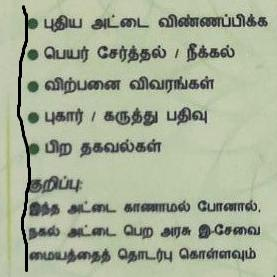
#> input picture 0.jpg, 277 x 277 px, found by its file name
$ python text_rec.py
#> lines starting #> are read from the running program, lines starting #| are printed output that depends on the picture; after the words box and inside, x2 and y2 are one past the last pixel; in counts of white or black regions, pixels touching at a corner belong together
from PIL import Image
import pytesseract
import cv2
import numpy as np

img = Image.open(r"C:\Users\snpaj\Desktop\sample_flask\0.jpg").convert('L')
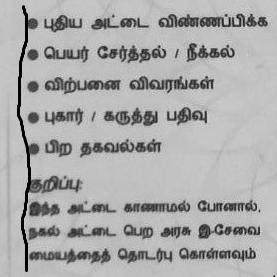
#> img: PIL image 277x277 L; min 0, max 237, mean 171.5
ret,img = cv2.threshold(np.array(img), 125, 255, cv2.THRESH_BINARY)
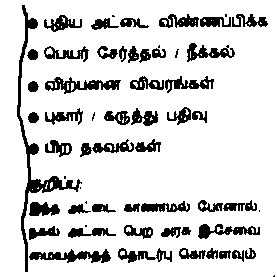
#> img: shape (277, 277); 84.8% white; 60 black regions (11 under 20 px), largest, box (x1, y1, x2, y2) and area: (17, 5, 82, 272) 1497, (29, 249, 111, 263) 588, (45, 77, 121, 94) 576

# Older versions of pytesseract need a pillow image
# Convert back if needed
img = Image.fromarray(img.astype(np.uint8))

pytesseract.pytesseract.tesseract_cmd = r'C:\Program Files\Tesseract-OCR\tesseract'
#> (the run stopped early here; a loop or call above may not have finished)
